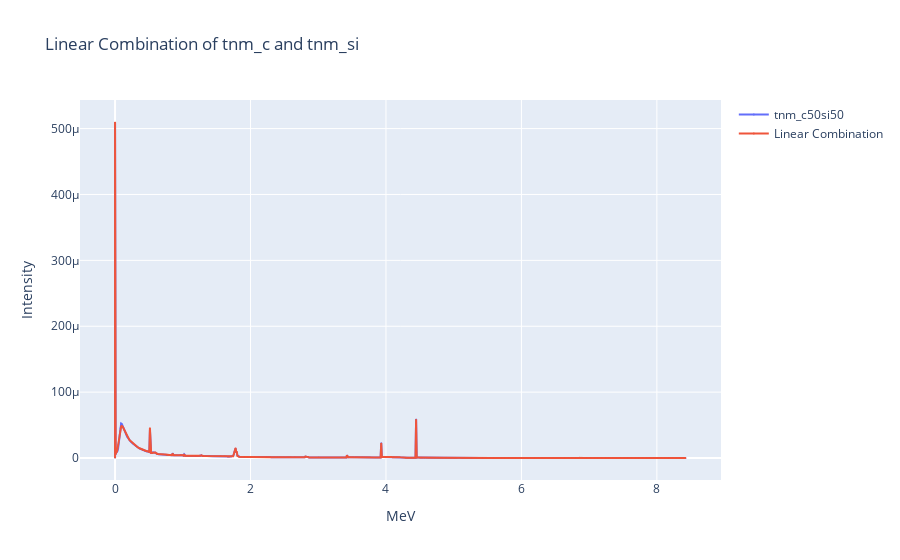

Source (notebook cell):
### Code cell
_ = ['tnm_c', 'tnm_si', 'tnm_c50si50']
_ = [filenames.to_list().index(i) for i in _]

# assuming tnm_c50si50 is made up of 50% tnm_c and 50% tnm_si, prove this by finding the linear combination of the two using regression
# find the linear combination of tnm_c and tnm_si that best approximates tnm_c50si50
x = np.array([gebless_spectrums[i][0] for i in _[:-1]])
y = gebless_spectrums[filenames.to_list().index('tnm_c50si50')][0]
a, b = find_linear_combination(x, y)
a, b
print(f'Linear combination of tnm_c and tnm_si: {a} * tnm_c + {b} * tnm_si')

# plot the linear combination of tnm_c and tnm_si
fig = go.Figure()
fig.add_trace(go.Scatter(
    x=bins, 
    y=y, 
    mode='lines+markers', 
    name='tnm_c50si50',
    marker=dict(size=1),
))
fig.add_trace(go.Scatter(
    x=bins, 
    y=linear_combination(x, a, b), 
    mode='lines+markers', 
    name='Linear Combination',
    marker=dict(size=1),
))
fig.update_layout(
    title='Linear Combination of tnm_c and tnm_si',
    xaxis_title='MeV', 
    yaxis_title='Intensity'
)
fig.show()

### Figure 1 — Plotly figure (JSON) as saved in the notebook; plotly's stock layout.template omitted (floating-point values rounded to 4 significant figures; data arrays with more than 128 entries replaced by an {"elided": "..."} marker saying what was removed)
{"data": [{"marker": {"size": 1}, "mode": "lines+markers", "name": "tnm_c50si50", "type": "scatter", "x": {"elided": "935 float values"}, "y": {"elided": "935 float values"}}, {"marker": {"size": 1}, "mode": "lines+markers", "name": "Linear Combination", "type": "scatter", "x": {"elided": "935 float values"}, "y": {"elided": "935 float values"}}], "layout": {"title": {"text": "Linear Combination of tnm_c and tnm_si"}, "xaxis": {"title": {"text": "MeV"}}, "yaxis": {"title": {"text": "Intensity"}}}}
